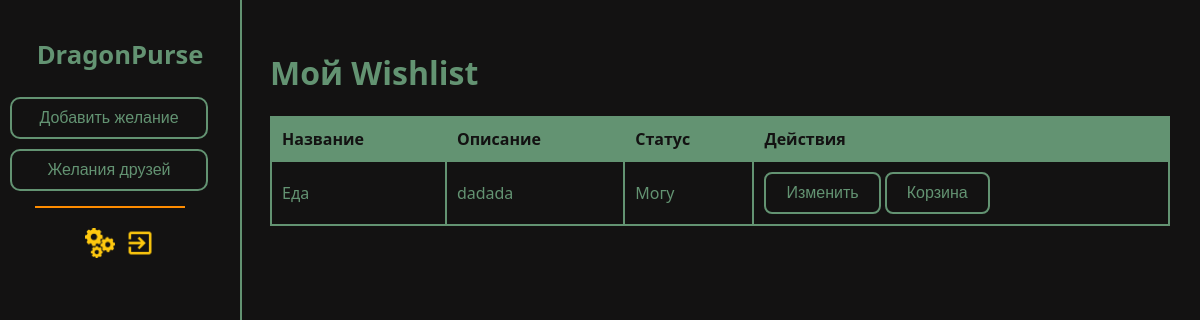
Screenshot of /wishlist/ (signed in) with the database file from the repository.
### accounts/models.py (models this page shows, shortened)
class Wishlist(models.Model):
    user = models.ForeignKey(User, on_delete=models.CASCADE, related_name='wishlists')
    name = models.CharField(max_length=255)
    description = models.TextField(null=True, blank=True)
    status = models.CharField(max_length=50, null=True, blank=True)

### accounts/views.py (the view)
# urls.py: path('wishlist/', WishlistListView.as_view(), name='wishlist_list'),
class WishlistListView(LoginRequiredMixin, View):
    template_name = 'accounts/wishlist.html'
    def get(self, request):
        shared_users = SharedAccess.objects.filter(shared_with=request.user).values_list('owner', flat=True)
        wishlists = Wishlist.objects.filter(models.Q(user=request.user) | models.Q(user__in=shared_users))
        return render(request, self.template_name, {'wishlists': wishlists})

### accounts/templates/accounts/wishlist.html (shortened to what this page needs)
{% extends "accounts/base.html" %}
{% load static %}
{% block head %}<link rel="stylesheet" href="{% static 'accounts/css/dashboard.css' %}">
<link rel="stylesheet" href="{% static 'accounts/css/theme.css' %}">{% endblock %}
{% block content %}
<div class="sidebar">
        <h1><a href="{% url 'dashboard' %}">DragonPurse</a></h1>
        <a href="{% url 'wishlist_create' %}"><button>Добавить желание</button></a>
        <a href="{% url 'shared_wishlist' %}"><button>Желания друзей</button></a>
        <div class="line"></div>
        <div style="display: flex; margin: 5px;">
        <a href="{% url 'settings' %}" style="display: flex; margin: 5px;"><img src="{% static 'accounts/img/settings_photo.png' %}" width="30" height="30" alt="настройки"></a>
        <a href="{% url 'logout' %}" style="display: flex; margin: 5px;"><img src="{% static 'accounts/img/exit_photo.png' %}" width="30" height="30" alt="выход"></a>
        </div>
</div>
<main>
<h1>Мой Wishlist</h1>
{% if wishlists %}
<table border="1" cellpadding="8" style="border-collapse:collapse; width:100%;">
  <thead style="background:#f8f8f8;">
    <tr>
      <th>Название</th>
      <th>Описание</th>
      <th>Статус</th>
      <th>Действия</th>
    </tr>
  </thead>
  <tbody>
    {% for w in wishlists %}
    <tr>
      <td>{{ w.name }}</td>
      <td>{{ w.description|default:"—" }}</td>
      <td>{{ w.status|default:"—" }}</td>
      <td>
        <a href="{% url 'wishlist_edit' w.pk %}"><button>Изменить</button></a>
        <a href="{% url 'wishlist_delete' w.pk %}"><button>Корзина</button></a>
      </td>
    </tr>
    {% endfor %}
  </tbody>
</table>
{% else %}
<p>Пока нет желаний. Добавь первое!</p>
{% endif %}
</main>
{% endblock %}

### accounts/static/accounts/css/main.css (style rules this page uses)
body { font-family: "Inter", sans-serif; color: #639372; margin: 0; padding: 0; }
a { color: #639372; text-decoration: none; }
h1, h2, h3 { color: #639372; }
button { background-color: #131212; color: #639372; border: 2px solid #639372; border-radius: 8px; padding: 10px 20px; font-size: 1em; cursor: pointer; transition: all 0.3s ease; }
table { width: 100%; border-collapse: collapse; margin-top: 20px; }
th, td { border: 2px solid #639372; padding: 10px; text-align: left; }
th { background-color: #639372; color: #131212; }

### accounts/static/accounts/css/theme.css (style rules this page uses)
:root { --background-color: #131212 }
body { background-color: var(--background-color); }
.sidebar { background-color: var(--background-color); }

### accounts/static/accounts/css/dashboard.css (style rules this page uses)
body { font-family: "Segoe UI", sans-serif; color: #639372; margin: 0; display: flex; }
h1, h2, p, a { color: #639372; }
.sidebar { width: 220px; background-color: #131212; border-right: 2px solid #639372; display: flex; flex-direction: column; align-items: center; padding: 20px 10px; height: 100vh; position: fixed; left: 0; top: 0; }
.sidebar h1 { font-size: 1.6em; margin-bottom: 20px; text-align: center; }
.sidebar a { text-decoration: none; width: 100%; }
.sidebar button { width: 90%; margin: 5px 0; padding: 10px; border: 2px solid #639372; border-radius: 10px; background-color: #131212; color: #639372; font-size: 1em; cursor: pointer; transition: background-color 0.3s, transform 0.2s; }
.sidebar .line { width: 150px; height: 2px; background-color: #FF8C00; margin: 10px 20px 10px 0px; }
main { margin-left: 240px; padding: 30px; flex: 1; }
a { color: #639372; }

### rows the page displays
Wishlist: name "Еда", description "dadada", status "Могу"
